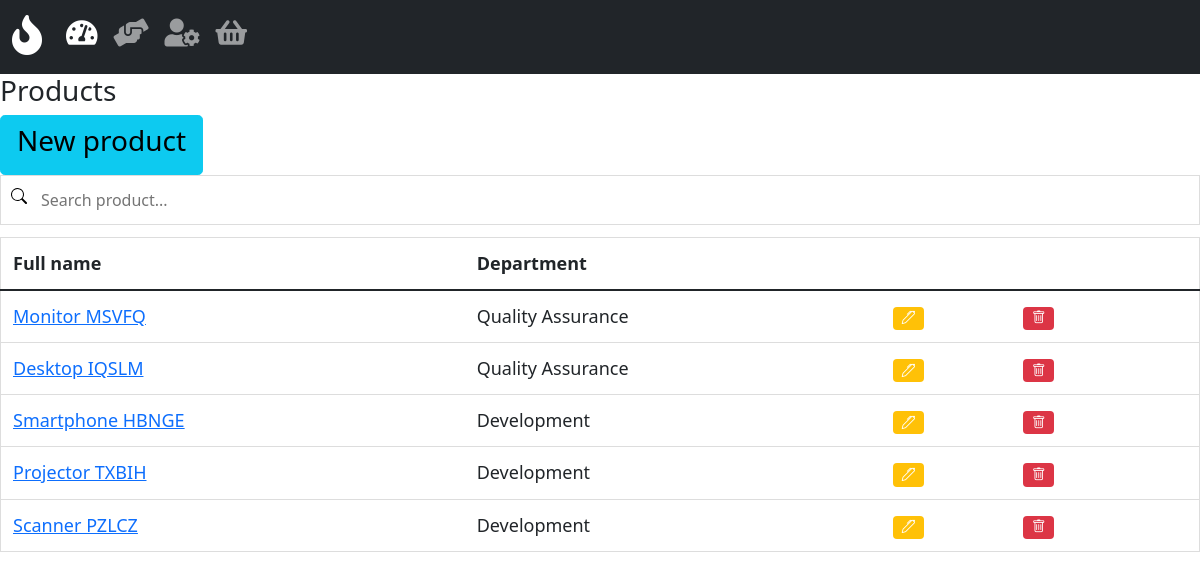
/product_list/, run on an earlier commit of the app's database.
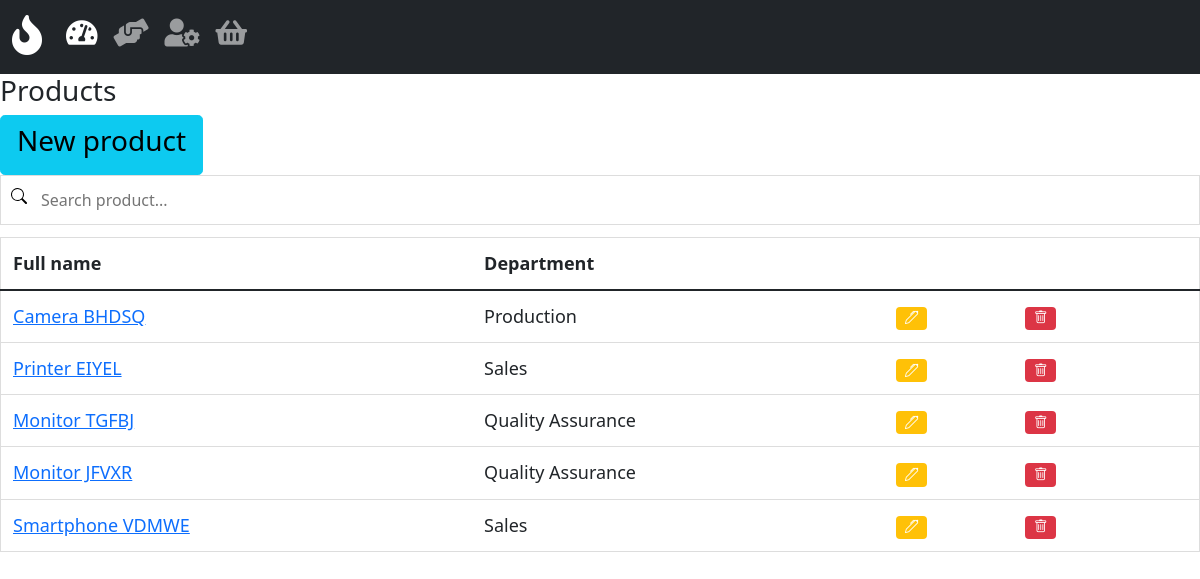
And on a later commit of the database.
### hotline/models.py (models this page shows, shortened)
class product(models.Model):
    name = models.CharField(max_length=50)
    department_id = ForeignKey('department', on_delete=models.PROTECT)
    description = models.TextField(blank=True, null=True)

class department(models.Model):
    name = models.CharField(max_length=50)
    subset = models.CharField(max_length=50)
    def __str__(self):
        return self.name

### hotline/views.py (the view)
# urls.py: path('product_list/', views.product_list, name='product_list'),
def product_list(request):
    context = {
        'products': all_products
    }
    return render(request, 'hotline/product_list.html', context)

### hotline/templates/hotline/product_list.html
{% extends 'hotline/home.html' %}
{% block content %}
<h3>Products</h3>
<a href="{% url 'new_product' %}" class="btn btn-info btn-lg"><h3>New product</h3></a>
<input type="text" id="SearchInput" onkeyup="filterTable()" placeholder="Search product..." title="Type in a name">
<table id="searchableTable" class="table table-responsive table-hover">
    <thead class="thead dark">
        <tr>
            <th scope="col">Full name</th>
            <th scope="col">Department</th>
            <th scope="col"></th>
            <th scope="col"></th>
        </tr>
    </thead>
    <tbody>
        {% for product in products %}
        <tr>
            <td><a href="{% url 'product_detail' product.id %}">{{product.name}}</a></td>
            <td>{{product.department_id}}</td>
            <td><a href="#"><span class="badge bg-warning"><i class="bi bi-pen"></i></span></a></td>
            <td><a href="#"><span class="badge bg-danger"><i class="bi bi-trash"></i></span></a></td>
            <td></td>
        </tr>
        {% endfor %}
    </tbody>
</table>
{% endblock %}

What changed in the data, as far as the page shows it:
removed product: name "Monitor MSVFQ", department_id "Quality Assurance"
removed product: name "Desktop IQSLM", department_id "Quality Assurance"
removed product: name "Smartphone HBNGE", department_id "Development"
removed product: name "Projector TXBIH", department_id "Development"
removed product: name "Scanner PZLCZ", department_id "Development"
added product: name "Camera BHDSQ", department_id "Production"
added product: name "Printer EIYEL", department_id "Sales"
added product: name "Monitor TGFBJ", department_id "Quality Assurance"
added product: name "Monitor JFVXR", department_id "Quality Assurance"
added product: name "Smartphone VDMWE", department_id "Sales"
